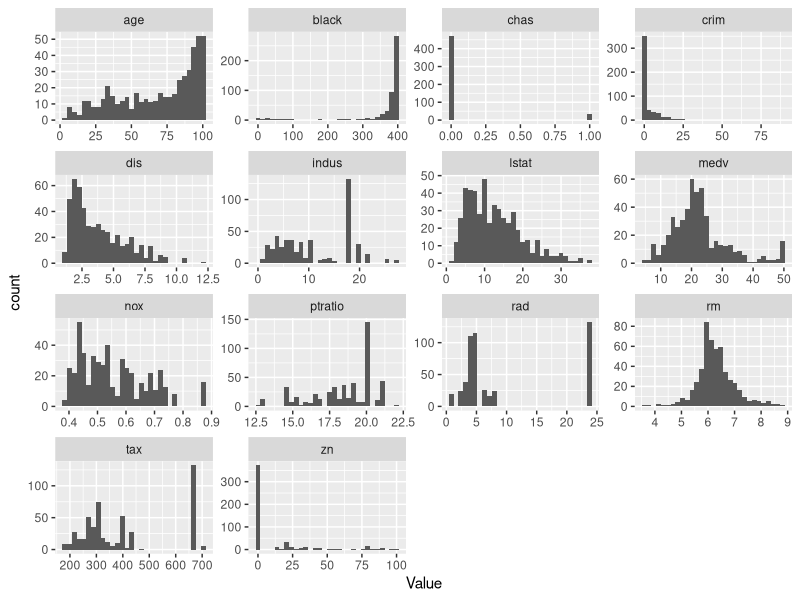

Here is the R script that generated this plot:
# Load the tidyverse package
library(tidyverse)

# This is a simple homework that will teach you a trick of using pivot_longer()
# to help you create a plot that describes your entire dataset.

# Load the Boston Housing dataset. You need to install the MASS package for that
install.packages("MASS")
library(MASS)
data(Boston)

# Now we want to create a histogram plot of every variable in the Boston dataset.
# To do that we need to use the pivot_longer() function to convert the dataset
# into a long format.
# Use the pivot_longer() function to convert the Boston dataset into a long format
# Set the cols parameter to everything() to include all columns
# Set the names_to parameter to "Variable" to name the new column "Variable"
# Set the values_to parameter to "Value" to name the new column "Value"

Boston_long <- Boston %>%
  pivot_longer(cols = everything(),
               names_to = "Variable",
               values_to = "Value")

# Now that we have the data in a long format we can create a histogram plot
# with facet_wrap() to create a plot of every variable in the dataset.
# Use the ggplot() function to create the plot
# Set the data parameter to Boston_long
# Use the aes() function to set the x parameter to Value
# Add a + sign after the ggplot() function
# Use the geom_histogram() function to create the histogram
# Use the facet_wrap() function to create a plot of every variable in the dataset
# Set the ~Variable parameter to create a plot of every variable in the dataset
# Set the scales parameter to "free" to allow the scales to vary

all_plot <- ggplot(data = Boston_long, aes(x = Value)) +
  geom_histogram() +
  facet_wrap(~Variable, scales = "free")

all_plot
